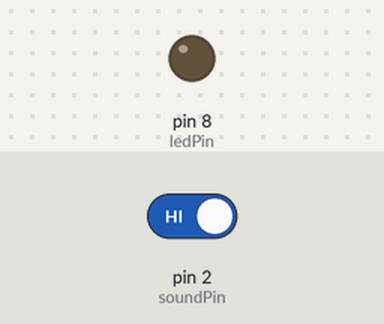
The sketch below on a simulated Arduino Uno, built with avr-gcc and run on an emulated ATmega328P. Parts: output pins drawn as LEDs (lit = HIGH). Dashed ring = blinking. The test bench sets the inputs (shaded band); at power-on: pin 2 (soundPin) HIGH.

Above: at 1.2 s.
1.3 s: pin 2 (soundPin) driven LOW
At 1.45 s:
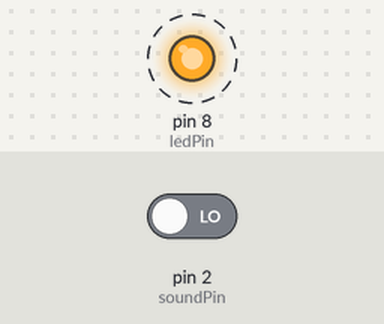
4.3 s: pin 2 (soundPin) driven HIGH
At 5.3 s:
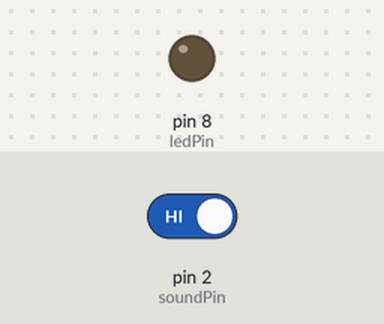
Timing chart, 0 to 7.3 s (numbered marks = the images above; inputs shaded):
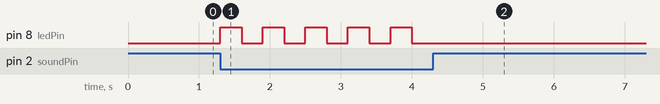

The sketch:

clap.ino
```cpp
int soundPin = 2;
int ledPin = 8;

bool ledState = false;

void setup() {

  pinMode(soundPin, INPUT);
  pinMode(ledPin, OUTPUT);

  digitalWrite(ledPin, LOW);

  Serial.begin(9600);
}

void loop() {

  int sound = digitalRead(soundPin);

  if (sound == LOW) {

    ledState = !ledState;

    digitalWrite(ledPin, ledState);

    delay(300);
  }
}
```

Measured:
- after the input at 1.3 s, pin 8 (ledPin): alternates HIGH for 0.30 s and LOW for 0.30 s, starting at once
- after the input at 4.3 s, pin 8 (ledPin): stops changing and stays LOW
